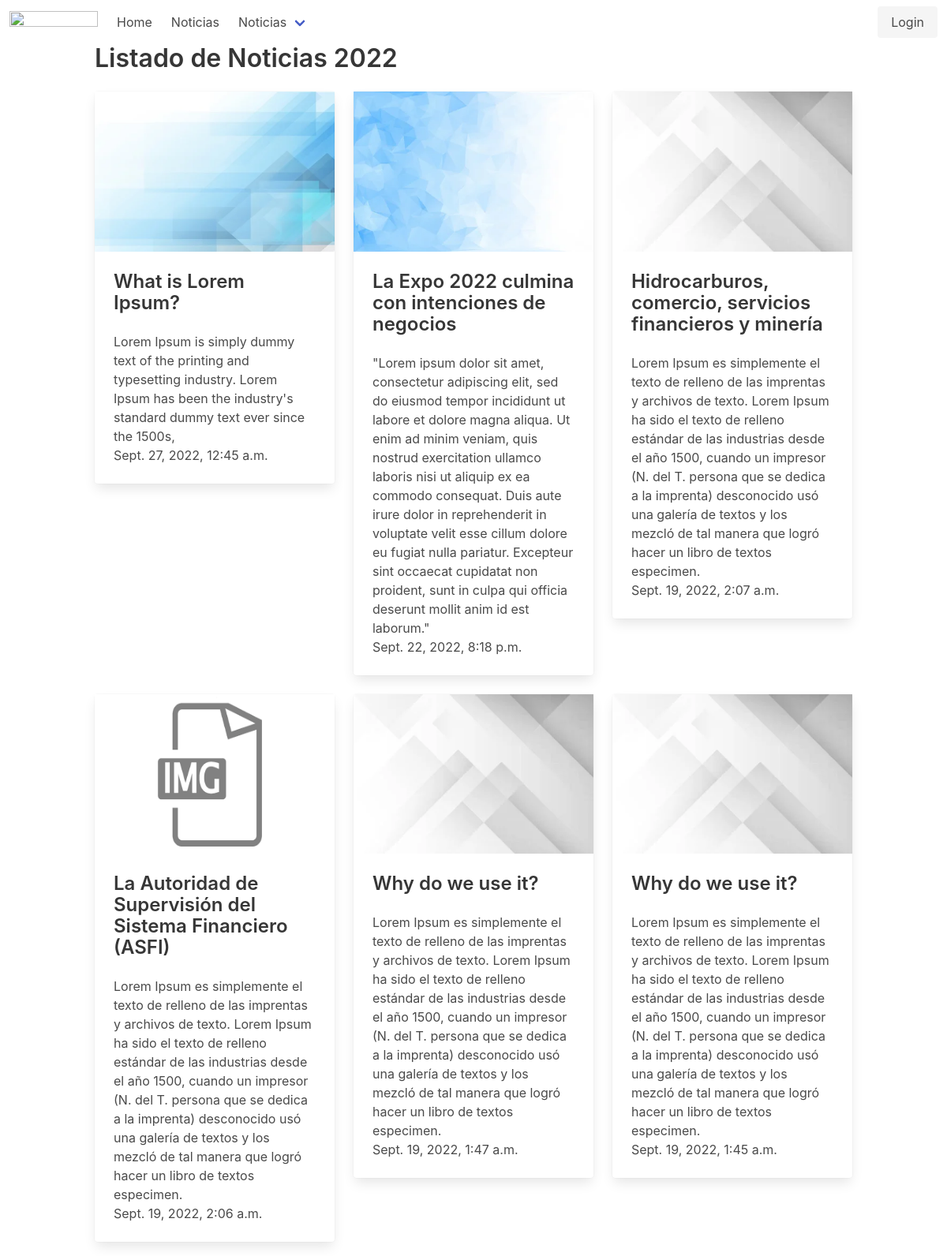
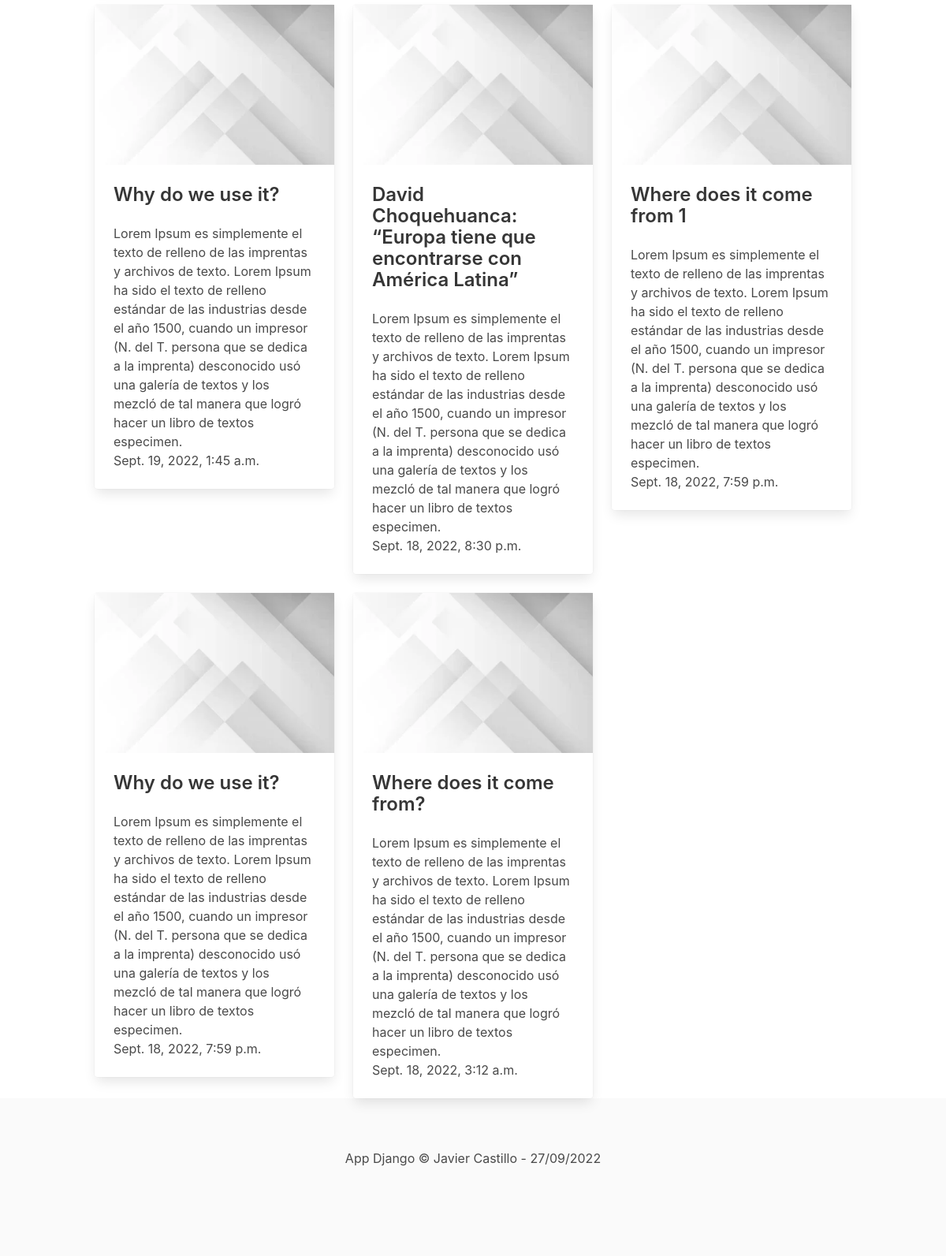
Screenshot of /noticias/ with the database file from the repository (2 pictures, top to bottom).
### DemoApp/models.py (models this page shows, shortened)
class Noticia(models.Model):
    title = models.CharField(max_length=200,verbose_name ="Titulo")
    category = models.CharField(max_length=150,verbose_name ="Categoria")
    content = models.TextField(verbose_name ="Contenido")
    image =models.ImageField(default='null',verbose_name ="Imagen",upload_to="noticias")
    public = models.BooleanField(verbose_name ="Publicado")
    created_at = models.DateTimeField(auto_now_add=True,verbose_name ="Creado")
    update_at = models.DateTimeField(auto_now=True,verbose_name ="Editado")
    class Meta:
            verbose_name ="Noticia"
            verbose_name_plural ="Noticias"
            ordering =['-created_at']

### DemoApp/views.py (the view)
# urls.py: path('noticias/', views.noticias, name="noticias"),
def noticias (request):
    noticias =Noticia.objects.filter(public=True).order_by('-id')
    return render(request,'noticias.html',{
        'noticias':noticias
    })

### DemoApp/templates/noticias.html (shortened to what this page needs)
{% extends 'layout.html'%} {% block title %}Noticas{% endblock %}
{% block content %}
<h1 class="title">Listado de Noticias 2022</h1>
<div class="columns is-flex-wrap-wrap">
  {% for noticia in noticias %}
  <div class="column is-one-third">
    <div class="card">
      <figure class="image image image is-3by2">
        <img src="{{noticia.image.url}}"/>
      </figure>
      <div class="card-content">
        <div class="content">
            <p class="title is-4">{{noticia.title}}</p>
        </div>
        <div class="content">
          {{noticia.content}}
          <br />
          <time datetime="2016-1-1">{{noticia.created_at}}</time>
        </div>
      </div>
    </div>
  </div>
  {% endfor %}
</div>
{% endblock %}

### rows the page displays
Noticia: image (picture), title "What is Lorem Ipsum?", content "Lorem Ipsum is simply dummy text of the printing and typesetting industry. Lorem Ipsum has been the industry's standard dummy text ever since the 1500s,", created_at "Sept. 27, 2022, 12:45 a.m."
Noticia: image (picture), title "La Expo 2022 culmina con intenciones de negocios", content "\"Lorem ipsum dolor sit amet, consectetur adipiscing elit, sed do eiusmod tempor incididunt ut labore et dolore magna aliqua. Ut enim ad minim veniam, quis nostrud exercitation ullamco laboris nisi ut aliquip ex ea commodo consequat. Duis aute irure dolor in reprehenderit in voluptate velit esse cillum dolore eu fugiat nulla pariatur. Excepteur sint occaecat cupidatat non proident, sunt in culpa qui officia deserunt mollit anim id est laborum.\"", created_at "Sept. 22, 2022, 8:18 p.m."
Noticia: image (picture), title "Hidrocarburos, comercio, servicios financieros y minería", content "Lorem Ipsum es simplemente el texto de relleno de las imprentas y archivos de texto. Lorem Ipsum ha sido el texto de relleno estándar de las industrias desde el año 1500, cuando un impresor (N. del T. persona que se dedica a la imprenta) desconocido usó una galería de textos y los mezcló de tal manera que logró hacer un libro de textos especimen.", created_at "Sept. 19, 2022, 2:07 a.m."
Noticia: image (picture), title "La Autoridad de Supervisión del Sistema Financiero (ASFI)", content "Lorem Ipsum es simplemente el texto de relleno de las imprentas y archivos de texto. Lorem Ipsum ha sido el texto de relleno estándar de las industrias desde el año 1500, cuando un impresor (N. del T. persona que se dedica a la imprenta) desconocido usó una galería de textos y los mezcló de tal manera que logró hacer un libro de textos especimen.", created_at "Sept. 19, 2022, 2:06 a.m."
Noticia: image (picture), title "Why do we use it?", content "Lorem Ipsum es simplemente el texto de relleno de las imprentas y archivos de texto. Lorem Ipsum ha sido el texto de relleno estándar de las industrias desde el año 1500, cuando un impresor (N. del T. persona que se dedica a la imprenta) desconocido usó una galería de textos y los mezcló de tal manera que logró hacer un libro de textos especimen.", created_at "Sept. 19, 2022, 1:47 a.m."
Noticia: image (picture), title "Why do we use it?", content "Lorem Ipsum es simplemente el texto de relleno de las imprentas y archivos de texto. Lorem Ipsum ha sido el texto de relleno estándar de las industrias desde el año 1500, cuando un impresor (N. del T. persona que se dedica a la imprenta) desconocido usó una galería de textos y los mezcló de tal manera que logró hacer un libro de textos especimen.", created_at "Sept. 19, 2022, 1:45 a.m."
Noticia: image (picture), title "Why do we use it?", content "Lorem Ipsum es simplemente el texto de relleno de las imprentas y archivos de texto. Lorem Ipsum ha sido el texto de relleno estándar de las industrias desde el año 1500, cuando un impresor (N. del T. persona que se dedica a la imprenta) desconocido usó una galería de textos y los mezcló de tal manera que logró hacer un libro de textos especimen.", created_at "Sept. 19, 2022, 1:45 a.m."
Noticia: image (picture), title "David Choquehuanca: “Europa tiene que encontrarse con América Latina”", content "Lorem Ipsum es simplemente el texto de relleno de las imprentas y archivos de texto. Lorem Ipsum ha sido el texto de relleno estándar de las industrias desde el año 1500, cuando un impresor (N. del T. persona que se dedica a la imprenta) desconocido usó una galería de textos y los mezcló de tal manera que logró hacer un libro de textos especimen.", created_at "Sept. 18, 2022, 8:30 p.m."
Noticia: image (picture), title "Where does it come from 1", content "Lorem Ipsum es simplemente el texto de relleno de las imprentas y archivos de texto. Lorem Ipsum ha sido el texto de relleno estándar de las industrias desde el año 1500, cuando un impresor (N. del T. persona que se dedica a la imprenta) desconocido usó una galería de textos y los mezcló de tal manera que logró hacer un libro de textos especimen.", created_at "Sept. 18, 2022, 7:59 p.m."
Noticia: image (picture), title "Why do we use it?", content "Lorem Ipsum es simplemente el texto de relleno de las imprentas y archivos de texto. Lorem Ipsum ha sido el texto de relleno estándar de las industrias desde el año 1500, cuando un impresor (N. del T. persona que se dedica a la imprenta) desconocido usó una galería de textos y los mezcló de tal manera que logró hacer un libro de textos especimen.", created_at "Sept. 18, 2022, 7:59 p.m."
Noticia: image (picture), title "Where does it come from?", content "Lorem Ipsum es simplemente el texto de relleno de las imprentas y archivos de texto. Lorem Ipsum ha sido el texto de relleno estándar de las industrias desde el año 1500, cuando un impresor (N. del T. persona que se dedica a la imprenta) desconocido usó una galería de textos y los mezcló de tal manera que logró hacer un libro de textos especimen.", created_at "Sept. 18, 2022, 3:12 a.m."
